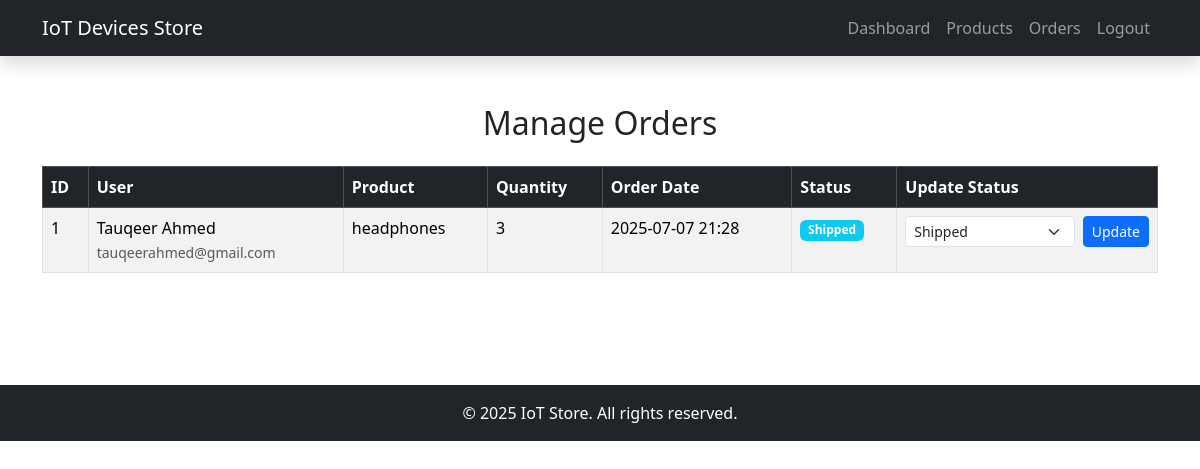
The app's page /admin/manage_orders.php (signed in) with its own data.
### tables this page shows
CREATE TABLE `order` (
  `id` int(11) NOT NULL,
  `user_id` int(11) DEFAULT NULL,
  `product_id` int(11) DEFAULT NULL,
  `quantity` int(11) DEFAULT 1,
  `order_date` datetime DEFAULT current_timestamp(),
  `status` varchar(50) DEFAULT 'Pending'
);

CREATE TABLE `user` (
  `id` int(11) NOT NULL,
  `name` varchar(100) NOT NULL,
  `email` varchar(100) NOT NULL,
  `password` varchar(255) NOT NULL,
  `address` varchar(255) DEFAULT NULL,
  `phone` varchar(20) DEFAULT NULL,
  `status` enum('Active','Blocked') DEFAULT 'Active'
);

CREATE TABLE `product` (
  `id` int(11) NOT NULL,
  `name` varchar(100) NOT NULL,
  `description` text DEFAULT NULL,
  `category` varchar(100) DEFAULT NULL,
  `price` decimal(10,2) DEFAULT NULL,
  `stock` int(11) DEFAULT NULL,
  `image` varchar(255) DEFAULT NULL
);

### admin/manage_orders.php (the view, shortened to what this page needs)
<?php
include("../includes/db.php");
$query = "
    SELECT o.id, o.quantity, o.order_date, o.status,
           u.name AS user_name, u.email AS user_email,
           p.name AS product_name
    FROM `order` o
    JOIN user u ON o.user_id = u.id
    JOIN product p ON o.product_id = p.id
    ORDER BY o.order_date DESC
";
$result = $conn->query($query);
include '../includes/header.php';
?>
<div class="container py-5">
  <h2 class="text-center mb-4">Manage Orders</h2>
  <?php if ($result->num_rows > 0): ?>
    <div class="table-responsive">
      <table class="table table-bordered table-striped">
        <thead class="table-dark">
          <tr>
            <th>ID</th>
            <th>User</th>
            <th>Product</th>
            <th>Quantity</th>
            <th>Order Date</th>
            <th>Status</th>
            <th>Update Status</th>
          </tr>
        </thead>
        <tbody>
          <?php while ($row = $result->fetch_assoc()): ?>
            <tr>
              <td><?php echo $row['id']; ?></td>
              <td>
                <?php echo htmlspecialchars($row['user_name']); ?><br>
                <small class="text-muted"><?php echo htmlspecialchars($row['user_email']); ?></small>
              </td>
              <td><?php echo htmlspecialchars($row['product_name']); ?></td>
              <td><?php echo $row['quantity']; ?></td>
              <td><?php echo date("Y-m-d H:i", strtotime($row['order_date'])); ?></td>
              <td>
                <span class="badge bg-<?php echo ($row['status'] == 'Pending' ? 'warning' : ($row['status'] == 'Shipped' ? 'info' : ($row['status'] == 'Delivered' ? 'success' : 'secondary'))); ?>">
                  <?php echo htmlspecialchars($row['status']); ?>
                </span>
              </td>
              <td>
                <form method="post" class="d-flex">
                  <select name="status" class="form-select form-select-sm me-2">
                    <option value="Shipped" <?php if ($row['status'] == 'Shipped') echo 'selected'; ?>>Shipped</option>
                  </select>
                  <button type="submit" class="btn btn-primary btn-sm">Update</button>
                </form>
              </td>
            </tr>
          <?php endwhile; ?>
        </tbody>
      </table>
    </div>
  <?php else: ?>
    <div class="alert alert-info text-center">
      No orders found.
    </div>
  <?php endif; ?>
</div>
<?php include '../includes/footer.php'; ?>

### records on screen
order: id "1", user.name "Tauqeer Ahmed", user.email "tauqeerahmed@gmail.com", product.name "headphones", quantity "3", order_date "2025-07-07 21:28", status "Shipped"
